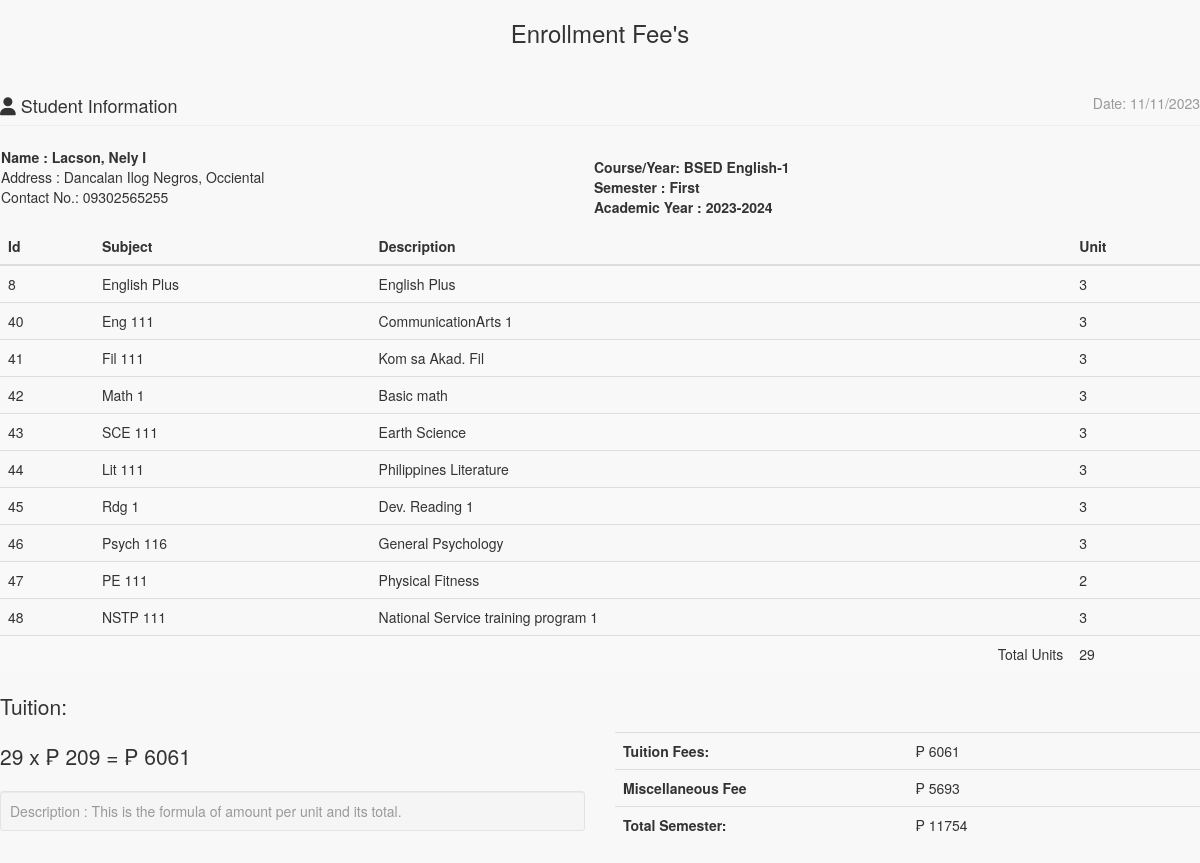
The app's page /admin/enrollees/statementaccnt.php?IDNO=100000061 with its own data.
### tables this page shows
CREATE TABLE `tblstudent` (
  `S_ID` int(11) NOT NULL AUTO_INCREMENT,
  `IDNO` int(20) NOT NULL,
  `FNAME` varchar(40) NOT NULL,
  `LNAME` varchar(40) NOT NULL,
  `MNAME` varchar(40) NOT NULL,
  `SEX` varchar(10) NOT NULL DEFAULT 'Male',
  `BDAY` date NOT NULL,
  `BPLACE` text NOT NULL,
  `STATUS` varchar(30) NOT NULL,
  `AGE` int(30) NOT NULL,
  `NATIONALITY` varchar(40) NOT NULL,
  `RELIGION` varchar(255) NOT NULL,
  `CONTACT_NO` varchar(40) NOT NULL,
  `HOME_ADD` text NOT NULL,
  `ACC_USERNAME` varchar(255) NOT NULL,
  `ACC_PASSWORD` text NOT NULL,
  `student_status` text NOT NULL,
  `YEARLEVEL` int(11) NOT NULL,
  `COURSE_ID` int(11) NOT NULL,
  `STUDPHOTO` varchar(255) NOT NULL,
  `SEMESTER` varchar(30) NOT NULL,
  `SYEAR` varchar(30) NOT NULL,
  `NewEnrollees` tinyint(1) NOT NULL,
  PRIMARY KEY (`S_ID`),
  UNIQUE KEY `IDNO` (`IDNO`)
);

CREATE TABLE `course` (
  `COURSE_ID` int(11) NOT NULL AUTO_INCREMENT,
  `COURSE_NAME` varchar(30) NOT NULL,
  `COURSE_LEVEL` int(11) NOT NULL DEFAULT '1',
  `COURSE_MAJOR` varchar(30) NOT NULL DEFAULT 'None',
  `COURSE_DESC` varchar(255) NOT NULL,
  `DEPT_ID` int(11) NOT NULL,
  `SETSEMESTER` varchar(90) NOT NULL,
  PRIMARY KEY (`COURSE_ID`),
  KEY `DEPT_ID` (`DEPT_ID`)
);

CREATE TABLE `subject` (
  `SUBJ_ID` int(11) NOT NULL AUTO_INCREMENT,
  `SUBJ_CODE` varchar(30) NOT NULL,
  `SUBJ_DESCRIPTION` varchar(255) NOT NULL,
  `UNIT` int(2) NOT NULL,
  `PRE_REQUISITE` varchar(30) NOT NULL DEFAULT 'None',
  `COURSE_ID` int(11) NOT NULL,
  `AY` varchar(30) NOT NULL,
  `SEMESTER` varchar(20) NOT NULL,
  `PreTaken` tinyint(1) NOT NULL,
  PRIMARY KEY (`SUBJ_ID`),
  KEY `COURSE_ID` (`COURSE_ID`)
);

### include/database.php (called while the page is built, shortened)
<?php
class Database {
	var $sql_string = '';
	public $conn;
	public function open_connection() {
		$this->conn = mysqli_connect(server,user,pass);
		if(!$this->conn){
			echo "Problem in database connection! Contact administrator!";
			exit();
		}else{
			$db_select = mysqli_select_db($this->conn,database_name);
		}
	}
	function setQuery($sql='') {
		$this->sql_string=$sql;
	}
	function executeQuery() {
		$result = mysqli_query($this->conn,$this->sql_string);
		return $result;
	}
	private function confirm_query($result) {
		return $result;
	}
	function loadResultList( $key='' ) {
		$cur = $this->executeQuery();
		$array = array();
		while ($row = mysqli_fetch_object($cur)) {
			if ($key) {
				$array[$row->$key] = $row;
			} else {
				$array[] = $row;
			}
		}
		return $array;
	}
	function loadSingleResult() {
		$cur = $this->executeQuery();
		while ($row = mysqli_fetch_object($cur)) {
		return $data = $row;
		}
	}
}
$mydb = new Database();
?>

### include/students.php (called while the page is built, shortened)
<?php
require_once(LIB_PATH.DS.'database.php');
class Student {
	protected static  $tblname = "tblstudent";
	function single_student($id=""){
			global $mydb;
			$mydb->setQuery("SELECT * FROM ".self::$tblname."
				Where IDNO= '{$id}' LIMIT 1");
			$cur = $mydb->loadSingleResult();
			return $cur;
	}
}
?>

### include/courses.php (called while the page is built, shortened)
<?php
require_once(LIB_PATH.DS.'database.php');
class Course {
	protected static  $tblname = "course";
	function single_course($id=""){
			global $mydb;
			$mydb->setQuery("SELECT * FROM ".self::$tblname."
				Where COURSE_ID= '{$id}' LIMIT 1");
			$cur = $mydb->loadSingleResult();
			return $cur;
	}
}
?>

### admin/enrollees/statementaccnt.php (the view, shortened to what this page needs)
<?php
require_once("../../include/initialize.php");
?>
<!DOCTYPE html>
<html>
<head>
  <link href="<?php echo web_root; ?>admin/css/bootstrap.min.css" rel="stylesheet">
    <link href="<?php echo web_root; ?>admin/css/metisMenu.min.css" rel="stylesheet">
    <link href="<?php echo web_root; ?>admin/css/timeline.css" rel="stylesheet">
    <link href="<?php echo web_root; ?>admin/css/sb-admin-2.css" rel="stylesheet">
   <link href="<?php echo web_root; ?>admin/css/morris.css" rel="stylesheet">
    <link href="<?php echo web_root; ?>admin/font/css/font-awesome.min.css" rel="stylesheet" type="text/css">
  <link href="<?php echo web_root; ?>admin/font/font-awesome.min.css" rel="stylesheet" type="text/css">
    <link href="<?php echo web_root; ?>admin/css/dataTables.bootstrap.css" rel="stylesheet">
<link href="<?php echo web_root; ?>css/bootstrap-datetimepicker.min.css" rel="stylesheet" media="screen">
 <link href="<?php echo web_root; ?>css/datepicker.css" rel="stylesheet" media="screen">
 <link href="<?php echo web_root; ?>admin/css/costum.css" rel="stylesheet">
</head>
<body onload="window.print();">
<div class="wrapper">
    <section class="invoice">
      <div class="row">
        <h3 align="center">Enrollment Fee's</h3>
      </div>
      <div class="row">
        <div class="col-xs-12">
          <h4 class="page-header">
            <i class="fa fa-user"></i> Student Information
            <small class="pull-right">Date: <?php echo date('m/d/Y'); ?></small>
          </h4>
        </div>
      </div>
      <?php
      $student = New Student();
      $stud = $student->single_student($_GET['IDNO']);
      ?>
      <table>
        <tr>
          <td width="75%" colspan="2" >
            <address>
            <b>Name : <?php echo $stud->LNAME. ', ' .$stud->FNAME .' ' .$stud->MNAME;?></b><br>
            Address : <?php echo $stud->HOME_ADD;?><br>
            Contact No.: <?php echo $stud->CONTACT_NO;?><br>
          </address>
          </td>
          <td >
             <b>Course/Year:  <?php
            $course = New Course();
            $singlecourse = $course->single_course($stud->COURSE_ID);
            echo $_SESSION['COURSE_YEAR'] = $singlecourse->COURSE_NAME.'-'.$singlecourse->COURSE_LEVEL;
            ?></b><br>
          <b>Semester : <?php echo $_SESSION['SEMESTER']; ?></b> <br/>
          <b>Academic Year : <?php echo $_SESSION['SY']; ?></b>
          </td>
        </tr>
      </table>
<?php
  if (isset($_SESSION['admingvCart'])){
?>
<div class="row">
  <div class="col-xs-12 table-responsive">
    <table class="table table-striped">
      <thead>
      <tr>
        <th>Id</th>
        <th>Subject</th>
        <th>Description</th>
        <th>Unit</th>
      </tr>
      </thead>
      <tbody>
      <?php
        $totunit = 0;
             $count_cart = count($_SESSION['admingvCart']);
                for ($i=0; $i < $count_cart  ; $i++) {
                    $query = "SELECT * FROM `subject` s, `course` c WHERE s.COURSE_ID=c.COURSE_ID AND SUBJ_ID=" . $_SESSION['admingvCart'][$i]['subjectid'];
                     $mydb->setQuery($query);
                     $cur = $mydb->loadResultList();
                      foreach ($cur as $result) {
                         echo '<tr>';
                          echo '<td>' . $result->SUBJ_ID.'</a></td>';
                          echo '<td>'. $result->SUBJ_CODE.'</td>';
                          echo '<td>'. $result->SUBJ_DESCRIPTION.'</td>';
                          echo '<td>' . $result->UNIT.'</a></td>';
                          echo '</tr>';
                          $totunit +=  $result->UNIT;
                      }
                }
          ?>
      </tbody>
     </table>
<?php
}else{
?>
    <table class="table table-striped">
      <thead>
      <tr>
        <th>Id</th>
        <th>Subject</th>
        <th>Description</th>
        <th>Unit</th>
      </tr>
      </thead>
      <tbody>
      <?php
       $totunit = 0;
      $mydb->setQuery("SELECT * FROM `subject` s, `course` c
        WHERE s.COURSE_ID=c.COURSE_ID AND s.COURSE_ID=".$_SESSION['COURSEID']." AND SEMESTER='".$_SESSION['SEMESTER']."'");
      $cur = $mydb->loadResultList();
      foreach ($cur as $result) {
        echo '<tr>';
        echo '<td>'.$result->SUBJ_ID.'</td>';
        echo '<td>'.$result->SUBJ_CODE.'</td>';
        echo '<td>'.$result->SUBJ_DESCRIPTION.'</td>';
        echo '<td>'.$result->UNIT.'</td>';
        echo '</tr>';
        $totunit +=  $result->UNIT;
      }
      ?>
      <tr>
      <td colspan="3" align="right" >Total Units</td>
      <td><?php echo $totunit;?></td>
      </tr>
      </tbody>
    </table>
<?php
}
?>
   <div class="row">
        <div class="col-xs-6">
          <p class="lead">Tuition:</p>
        <p class="lead">
          <?php
           $perunit = 209;
           $entrancefee = 5693;
           $subtot = $totunit * $perunit;
           $totsem = $entrancefee + $subtot;
           echo $totunit .' x  &#8369 ' . $perunit . ' =  &#8369 ' . $subtot ;
           ?>
          </p>
          <p class="text-muted well well-sm no-shadow" style="margin-top: 10px;">
           Description : This is the formula of amount per unit and its total.
          </p>
        </div>
        <div class="col-xs-6">
         <br/>
         <br/>
            <table class="table">
              <tr>
                <th style="width:50%">Tuition Fees:</th>
                <td>  &#8369 <?php echo  $subtot; ?></td>
              </tr>
              <tr>
                <th>Miscellaneous Fee</th>
                <td>  &#8369 <?php echo  $entrancefee  ; ?></td>
              </tr>
              <tr>
                <th>Total Semester:</th>
                <td>  &#8369 <?php echo  $totsem; ?>
                </td>
              </tr>
            </table>
          </div>
      </div>
    </section>
    </div>
 </body>
 </html>

### admin/css/sb-admin-2.css (style rules this page uses)
body { background-color: #f8f8f8; }

### records on screen
tblstudent: LNAME "Lacson", FNAME "Nely", MNAME "I", HOME_ADD "Dancalan Ilog Negros, Occiental", CONTACT_NO "09302565255"
course: COURSE_NAME+COURSE_LEVEL "BSED English-1"
subject: SUBJ_ID "8", SUBJ_CODE "English Plus", SUBJ_DESCRIPTION "English Plus", UNIT "3"
subject: SUBJ_ID "40", SUBJ_CODE "Eng 111", SUBJ_DESCRIPTION "CommunicationArts 1", UNIT "3"
subject: SUBJ_ID "41", SUBJ_CODE "Fil 111", SUBJ_DESCRIPTION "Kom sa Akad. Fil", UNIT "3"
subject: SUBJ_ID "42", SUBJ_CODE "Math 1", SUBJ_DESCRIPTION "Basic math", UNIT "3"
subject: SUBJ_ID "43", SUBJ_CODE "SCE 111", SUBJ_DESCRIPTION "Earth Science", UNIT "3"
subject: SUBJ_ID "44", SUBJ_CODE "Lit 111", SUBJ_DESCRIPTION "Philippines Literature", UNIT "3"
subject: SUBJ_ID "45", SUBJ_CODE "Rdg 1", SUBJ_DESCRIPTION "Dev. Reading 1", UNIT "3"
subject: SUBJ_ID "46", SUBJ_CODE "Psych 116", SUBJ_DESCRIPTION "General Psychology", UNIT "3"
subject: SUBJ_ID "47", SUBJ_CODE "PE 111", SUBJ_DESCRIPTION "Physical Fitness", UNIT "2"
subject: SUBJ_ID "48", SUBJ_CODE "NSTP 111", SUBJ_DESCRIPTION "National Service training program 1", UNIT "3"

### other values on screen
$_SESSION['SEMESTER'] "First"
$_SESSION['SY'] "2023-2024"
$totunit "29"
$perunit "209"
$subtot "6061"
$entrancefee "5693"
$totsem "11754"
